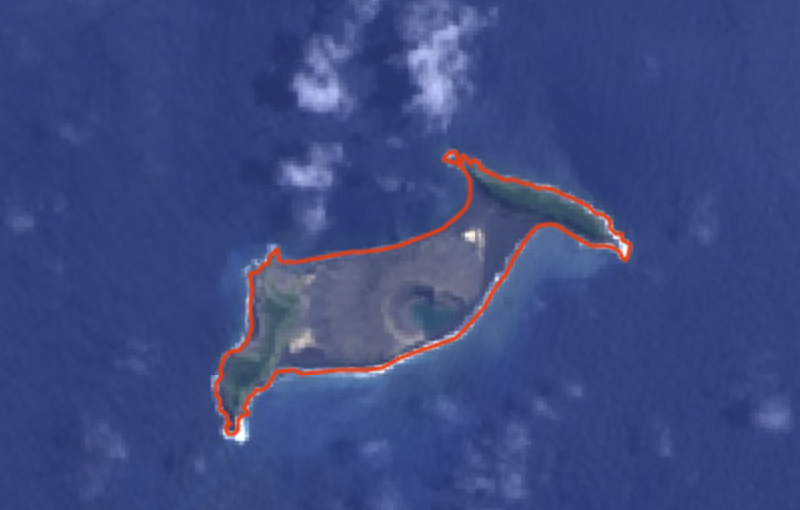
#> input picture week 3/images/hunga_tonga_before_landsat8.png, 800 x 510 px
$ jupyter execute --allow-errors assignment.ipynb
#> lines starting #> are read from the running program, lines starting #| are printed output that depends on the picture
# Week 3 Investigation

Using a suitable image of your own or from our examples (within the zip file) or obtained yourself, and whichever platform you are comfortable with, experiment any of the following sorts of operation:

- [x] Change brightness and contrast of the image.
- [x] Change the colour balance of the image.
- [x] Blur the image.
- [x] Find the edges within the image.
- [x] Obtain the histogram of the image.

If you are working with code, you could also go a little further and try some of the segmentation techniques in full (following the examples in the supplied notebook):

- [ ] Threshold one of the channels in the image.
- [ ] Cluster the colours in the image.

[cell 1]
import matplotlib.pyplot as plt
import numpy as np
import skimage.io as io

## Hunga-Tonga Explosion

I decided to start with the Hunga-Tonga explosion images that I used in last week's investigation.

[cell 2]
img_ht_before_l8 = io.imread('images/hunga_tonga_before_landsat8.png')
#> img_ht_before_l8 is the input picture: shape (510, 800, 4); mean R, G, B, A 60.9, 73.6, 127.8, 255

fig0 = plt.figure(0)
ax = fig0.add_subplot(111)
ax.imshow(img_ht_before_l8)

plt.show()

### Changing the brightness and contrast of the image

In this section, I make adjustments to the brightness and the contrast and then display them side-by-side with the original image.

[cell 3]
channels = [img_ht_before_l8[:, :, i] for i in range(3)]
#> channels = 3 items

brightness = 2.5
contrast_a = 1.8

_fig, [ax0, ax1, ax2] = plt.subplots(1, 3, figsize=(15, 5), sharey=True)

ax0.set_title('Original')
ax0.imshow(img_ht_before_l8)

bright_channels = [np.clip((brightness * ch), 0, 255) for ch in channels]
#> bright_channels = 3 items
bright_channels = [ch.astype(np.uint8) for ch in bright_channels]

bright_img = np.stack(bright_channels, axis=2)
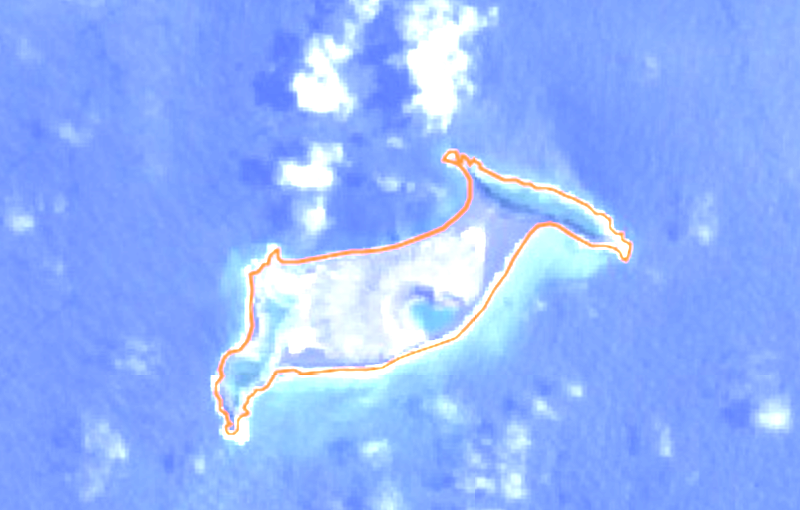
#> bright_img: shape (510, 800, 3); mean of channels 0, 1, 2 146, 180.2, 253.4; drawn as R, G, B

ax1.set_title(f"Brightness: {brightness}")
ax1.imshow(bright_img)

cont_channels = [np.clip((contrast_a * (ch - 128.0) + 128.0), 0, 255) for ch in channels]
#> cont_channels = 3 items
cont_channels = [ch.astype(np.uint8) for ch in cont_channels]

cont_img = np.stack(cont_channels, axis=2)
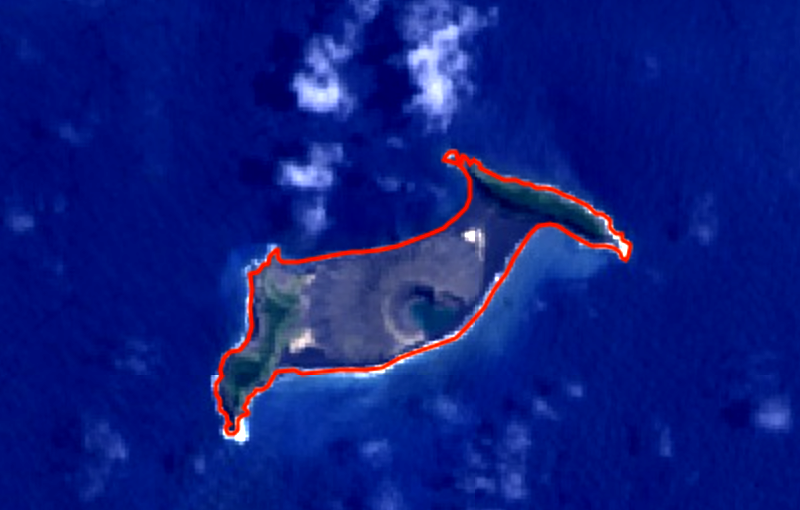
#> cont_img: shape (510, 800, 3); mean of channels 0, 1, 2 14.3, 29.7, 127.2; drawn as R, G, B

ax2.set_title(f"Contrast: {contrast_a}")
ax2.imshow(cont_img)

plt.show()
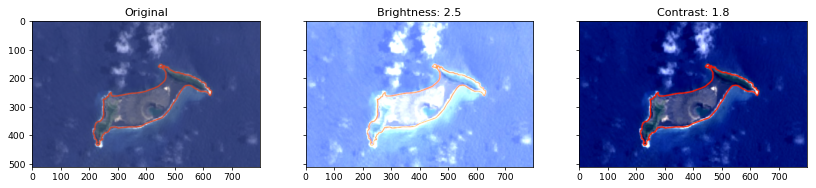
#> figure drawn by matplotlib, 3 panels

### Change the colour balance of the image

[cell 4]
import rasterio
from skimage import color

# NOTE: this will generate a warning as it is not a GeoTIFF file. However, it will still
# work as expected for our needs.
#> (the rest of this cell did not finish here and is left out)

### Blur the image

[cell 5]
from skimage import filters

_fig, [ax0, ax1, ax2] = plt.subplots(1, 3, figsize=(10, 5), sharey=True)

# show original image

ax0.set_title('Original')
ax0.imshow(img_ht_before_l8)

# Convert to grayscale

#> (the rest of this cell did not finish here and is left out)

### Find the edges

[cell 6]
from skimage import feature

_fig, [ax0, ax1, ax2, ax3] = plt.subplots(1, 4, figsize=(10, 5), sharey=True)

# Show the grayscale image

ax0.set_title('Grayscale')
#> (the rest of this cell did not finish here and is left out)

We can see that this has resulted in an overly agressive edging for this particular image. The edges of the original, unblurred image give us better edging of the island but also include the clouds.

Perhaps a better approach would be to using thresholding to do a cloud mask first... we'll do that later in the exercise.

### Get the histogram of the image

I decided to get both the RGB and grayscale histograms of the image.

[cell 7]
from skimage import exposure

_fig, axes = plt.subplots(1, 3, figsize=(15, 5), sharey=True)

colors = ['red', 'green', 'blue']

# Plot histograms for each channel
for ax, channel, color in zip(axes, channels, colors):
    hist, bins = exposure.histogram(channel)

    ax.bar(bins, hist, color=color)

    ax.set_xlim(0, 255)

    ax.set_title(f'{color.capitalize()} channel')
#> this loop made 3 passes
#> color on passes 1 to 3: 'red', 'green', 'blue'

plt.tight_layout()
plt.show()
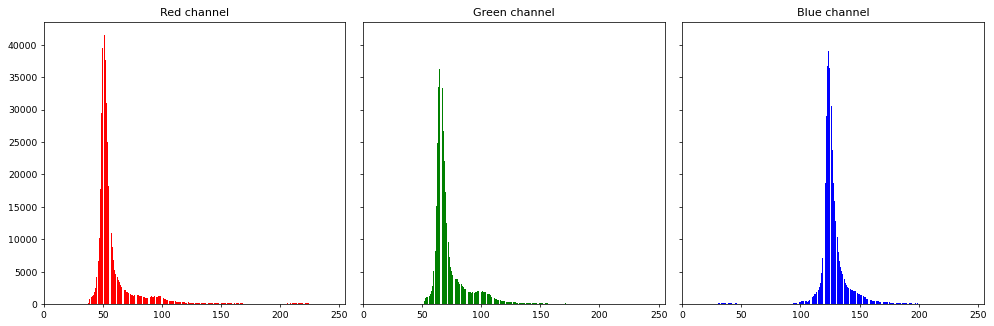
#> figure drawn by matplotlib, 3 panels; panel 1: tallest bar 41499 high, from x = 50.6 to 51.4
